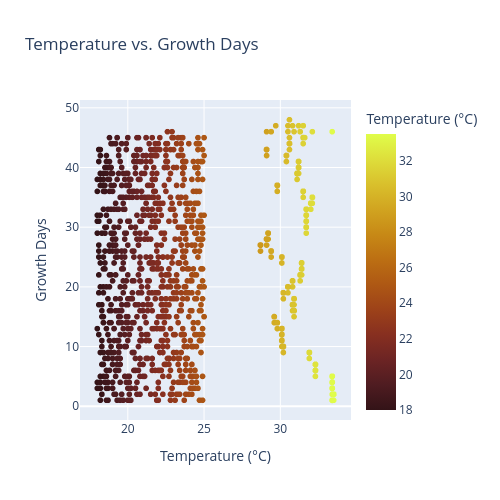

This figure's notebook cell:
### Markdown cell above
### Bivariate Analysis

### Code cell
# Create Scatter plots for relationships using plotly.express
fig = px.scatter(lettuce_df, x='Temperature (°C)',
                 y='Growth Days', title='Temperature vs. Growth Days',
                 color='Temperature (°C)',
                 color_continuous_scale='solar',
                 width=500, height=500)
fig.show()

### Figure 1 — Plotly figure (JSON) as saved in the notebook; plotly's stock layout.template omitted (floating-point values rounded to 4 significant figures; data arrays with more than 128 entries replaced by an {"elided": "..."} marker saying what was removed)
{"data": [{"hovertemplate": "Temperature (°C)=%{marker.color}<br>Growth Days=%{y}<extra></extra>", "legendgroup": "", "marker": {"color": {"elided": "3169 float values"}, "coloraxis": "coloraxis", "symbol": "circle"}, "mode": "markers", "name": "", "showlegend": false, "type": "scattergl", "x": {"elided": "3169 float values"}, "xaxis": "x", "y": {"elided": "3169 int values"}, "yaxis": "y"}], "layout": {"coloraxis": {"autocolorscale": false, "colorbar": {"title": {"text": "Temperature (°C)"}}, "colorscale": [[0, "rgb(51, 19, 23)"], [0.09091, "rgb(79, 28, 33)"], [0.1818, "rgb(108, 36, 36)"], [0.2727, "rgb(135, 47, 32)"], [0.3636, "rgb(157, 66, 25)"], [0.4545, "rgb(174, 88, 20)"], [0.5455, "rgb(188, 111, 19)"], [0.6364, "rgb(199, 137, 22)"], [0.7273, "rgb(209, 164, 32)"], [0.8182, "rgb(217, 192, 44)"], [0.9091, "rgb(222, 222, 59)"], [1, "rgb(224, 253, 74)"]]}, "height": 500, "legend": {"tracegroupgap": 0}, "title": {"text": "Temperature vs. Growth Days"}, "width": 500, "xaxis": {"anchor": "y", "domain": [0, 1], "title": {"text": "Temperature (°C)"}}, "yaxis": {"anchor": "x", "domain": [0, 1], "title": {"text": "Growth Days"}}}}
